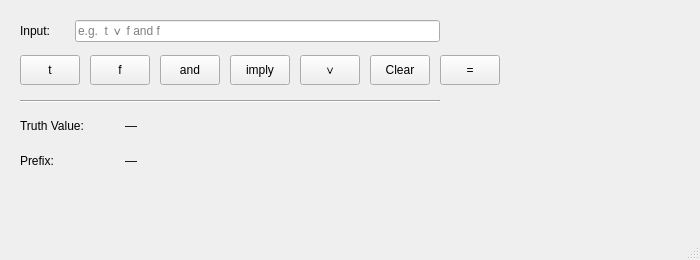
<?xml version="1.0" encoding="UTF-8"?>
<ui version="4.0">
 <class>MainWindow</class>
 <widget class="QMainWindow" name="MainWindow">
  <property name="geometry">
   <rect>
    <x>0</x>
    <y>0</y>
    <width>700</width>
    <height>260</height>
   </rect>
  </property>
  <property name="windowTitle">
   <string>Propositional Logic Evaluator</string>
  </property>
  <widget class="QWidget" name="centralwidget">

   <!-- Input label -->
   <widget class="QLabel" name="input_label">
    <property name="geometry">
     <rect><x>20</x><y>20</y><width>50</width><height>22</height></rect>
    </property>
    <property name="text"><string>Input:</string></property>
   </widget>

   <!-- Input text field -->
   <widget class="QLineEdit" name="input_text">
    <property name="geometry">
     <rect><x>75</x><y>20</y><width>365</width><height>22</height></rect>
    </property>
    <property name="placeholderText"><string>e.g.  t ∨ f and f</string></property>
   </widget>

   <!-- Atom / operator buttons -->
   <widget class="QPushButton" name="button_t">
    <property name="geometry">
     <rect><x>20</x><y>55</y><width>60</width><height>30</height></rect>
    </property>
    <property name="text"><string>t</string></property>
   </widget>

   <widget class="QPushButton" name="button_f">
    <property name="geometry">
     <rect><x>90</x><y>55</y><width>60</width><height>30</height></rect>
    </property>
    <property name="text"><string>f</string></property>
   </widget>

   <widget class="QPushButton" name="button_and">
    <property name="geometry">
     <rect><x>160</x><y>55</y><width>60</width><height>30</height></rect>
    </property>
    <property name="text"><string>and</string></property>
   </widget>

   <widget class="QPushButton" name="button_imply">
    <property name="geometry">
     <rect><x>230</x><y>55</y><width>60</width><height>30</height></rect>
    </property>
    <property name="text"><string>imply</string></property>
   </widget>

   <widget class="QPushButton" name="button_or">
    <property name="geometry">
     <rect><x>300</x><y>55</y><width>60</width><height>30</height></rect>
    </property>
    <property name="text"><string>∨</string></property>
   </widget>

   <widget class="QPushButton" name="button_clear">
    <property name="geometry">
     <rect><x>370</x><y>55</y><width>60</width><height>30</height></rect>
    </property>
    <property name="text"><string>Clear</string></property>
   </widget>

   <widget class="QPushButton" name="button_equal">
    <property name="geometry">
     <rect><x>440</x><y>55</y><width>60</width><height>30</height></rect>
    </property>
    <property name="text"><string>=</string></property>
   </widget>

   <!-- Separator line -->
   <widget class="QFrame" name="separator">
    <property name="geometry">
     <rect><x>20</x><y>100</y><width>420</width><height>2</height></rect>
    </property>
    <property name="frameShape"><enum>QFrame::HLine</enum></property>
    <property name="frameShadow"><enum>QFrame::Sunken</enum></property>
   </widget>

   <!-- Truth value label (key) -->
   <widget class="QLabel" name="truth_key_label">
    <property name="geometry">
     <rect><x>20</x><y>115</y><width>100</width><height>22</height></rect>
    </property>
    <property name="text"><string>Truth Value:</string></property>
   </widget>

   <!-- Truth value output -->
   <widget class="QLabel" name="truth_label">
    <property name="geometry">
     <rect><x>125</x><y>115</y><width>315</width><height>22</height></rect>
    </property>
    <property name="text"><string>—</string></property>
   </widget>

   <!-- Prefix label (key) -->
   <widget class="QLabel" name="prefix_key_label">
    <property name="geometry">
     <rect><x>20</x><y>150</y><width>100</width><height>22</height></rect>
    </property>
    <property name="text"><string>Prefix:</string></property>
   </widget>

   <!-- Prefix notation output -->
   <widget class="QLabel" name="prefix_label">
    <property name="geometry">
     <rect><x>125</x><y>150</y><width>315</width><height>22</height></rect>
    </property>
    <property name="text"><string>—</string></property>
   </widget>

  </widget>
  <widget class="QMenuBar" name="menubar">
   <property name="geometry">
    <rect><x>0</x><y>0</y><width>460</width><height>30</height></rect>
   </property>
  </widget>
  <widget class="QStatusBar" name="statusbar"/>
 </widget>
 <resources/>
 <connections/>
</ui>
